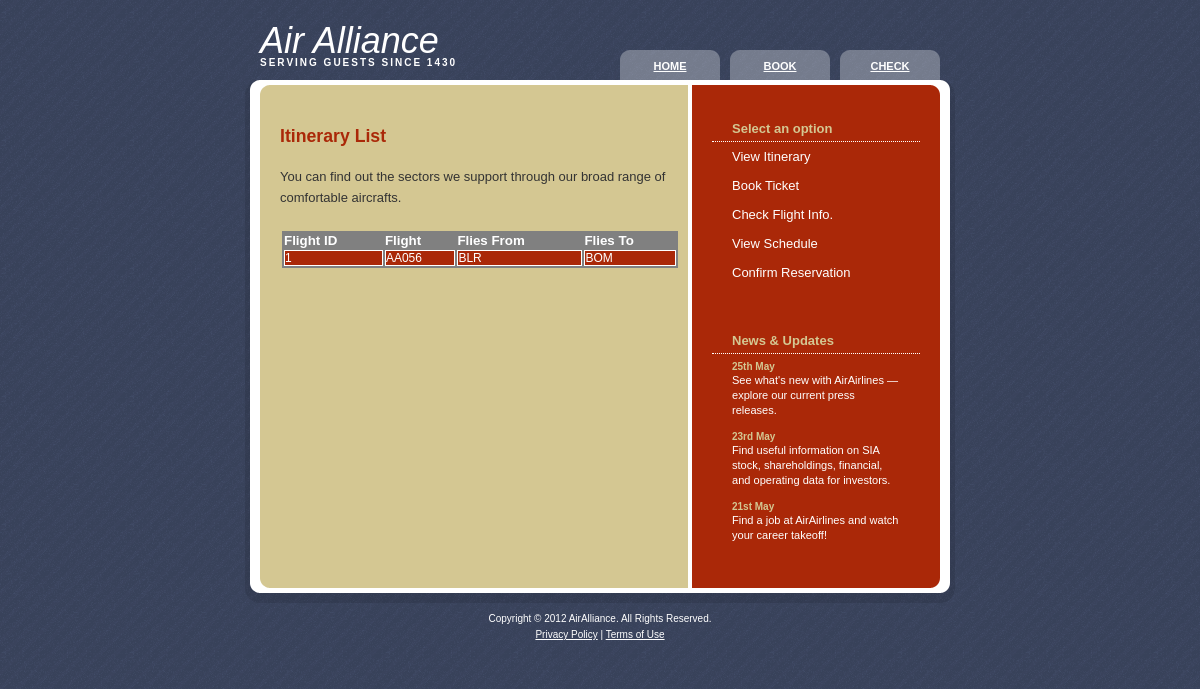
Page /flightinfo.php?FID=1 on the committed database.
### tables this page shows
CREATE TABLE IF NOT EXISTS `Flights` (
  `FID` int(11) NOT NULL,
  `FName` varchar(10) NOT NULL,
  `SourceSID` int(11) NOT NULL,
  `DestSID` int(11) NOT NULL,
  PRIMARY KEY  (`FID`)
);

CREATE TABLE IF NOT EXISTS `Sectors` (
  `SID` int(11) NOT NULL auto_increment,
  `Sector` varchar(10) NOT NULL,
  PRIMARY KEY  (`SID`),
  KEY `Sector` (`Sector`)
);

### itinerarymanager.php (called while the page is built, shortened)
<?php
include("classes/flight.php");
function initDB(){
    if(! isset($_SESSION['databaseURL'])){
            $query = "SELECT * FROM Sectors";
        }
    $databaseURL = $_SESSION['databaseURL'];
    $databaseUName = $_SESSION['databaseUName'];
    $databasePWord = $_SESSION['databasePWord'];
    $connection = mysql_connect($databaseURL,$databaseUName,$databasePWord);
    return $connection;
}
function getFlightInfo($FID){
    if($FID == 0){
            $query = "SELECT * FROM Flights";
        }
        else{
            $query = "SELECT * FROM Flights WHERE FID='".$FID."'";
        }
    $result = mysql_query($query);
    $flightID = 0;
    while($row = mysql_fetch_array($result)){
            $FID = $row['FID'];
            $FName = $row['FName'];
            $SourceSID = $row['SourceSID'];
            $DestSID = $row['DestSID'];
            $query2 = "SELECT * FROM Sectors WHERE SID='".$SourceSID."'";
            $result2 = mysql_query($query2);
            $row2 = mysql_fetch_array($result2);
            $source = $row2['Sector'];
            $query3 = "SELECT * FROM Sectors WHERE SID='".$DestSID."'";
            $result3 = mysql_query($query3);
            $row3 = mysql_fetch_array($result3);
            $dest= $row3['Sector'];
            $flight = new Flight();
            $flight->set_FID($FID);
            $flight->set_FName($FName);
            $flight->set_source($source);
            $flight->set_dest($dest);
            $flightData[$flightID] = $flight;
            $flightID = $flightID +1;
        }
    return $flightData;
}
?>

### classes/flight.php (called while the page is built)
<?php
class Flight {
    private $FID;
    private $fName;
    private $source;
    private $dest;
    function set_FID($FID) {
        $this->FID = $FID;
    }
    function set_FName($fName) {
        $this->fName = $fName;
    }
    function set_source($source) {
        $this->source = $source;
    }
    function set_dest($dest) {
        $this->dest = $dest;
    }
    function get_FID() {
        return $this->FID;
    }
    function get_FName() {
        return $this->fName;
    }
    function get_source() {
        return $this->source;
    }
    function get_dest() {
        return $this->dest;
    }
}
?>

### flightinfo.php (the view, shortened to what this page needs)
<!DOCTYPE html PUBLIC "-//W3C//DTD XHTML 1.0 Strict//EN" "http://www.w3.org/TR/xhtml1/DTD/xhtml1-strict.dtd">
<html xmlns="http://www.w3.org/1999/xhtml">
    <head>
        <link href="css/default.css" rel="stylesheet" type="text/css" />
    </head>
    <?php
        include("itinerarymanager.php");
        $FID=0;
        if(isset($_REQUEST["FID"])){
            $FID = $_REQUEST["FID"];
        }
    ?>
    <body>
        <div id="wrapper">
        <?php include 'include/header.php'; ?>
            <div id="page">
                <div id="content">
                    <div id="welcome">
                        <h1>Itinerary List</h1>
                        <p>
                            You can find out the sectors we support through our broad range of comfortable aircrafts.
                        </p>
                        <table class="aatable">
                            <tr>
                                <th>Flight ID</th>
                                <th>Flight</th>
                                <th>Flies From</th>
                                <th>Flies To</th>
                            </tr>
                            <?php
                            $flightData = getFlightInfo($FID);
                            for($index=0;$index < count($flightData);$index++){
                                $flight = $flightData[$index];
                                echo "<tr>";
                                echo "<td>".$flight->get_FID()."</td>";
                                echo "<td>".$flight->get_FName()."</td>";
                                echo "<td>".$flight->get_source()."</td>";
                                echo "<td>".$flight->get_dest()."</td>";
                                echo "</tr>";
                            }
                            ?>
                        </table>
                    </div>
                </div>
                <div id="sidebar">
                    <ul>
                        <?php include 'include/nav.php'; ?>
                            <?php include 'include/updates.php'; ?>
                    </ul>
                </div>
                <div style="clear: both; height: 1px"></div>
            </div>
                <?php include 'include/footer.php'; ?>
        </div>
    </body>
</html>

### css/default.css (style rules this page uses)
* { margin: 0; padding: 0; }
body { background: #D4C792 url(images/img01.gif); font-family: Arial, Helvetica, sans-serif; font-size: 13px; color: #333333; }
h1, h2, h3 { color: #AA2808; }
p, blockquote, ul, ol { margin-bottom: 20px; line-height: 1.6em; }
#page { width: 710px; margin: 0 auto; background: #D4C792 url(images/img04.gif) repeat-y; }
#content { float: left; width: 388px; padding: 30px 0 0 35px; }
#content h1, #content h2, #content h3 { margin-bottom: 20px; }
#content h1 { font-size: 136%; }
#sidebar { float: right; width: 208px; padding: 0 35px 0 0; }
#sidebar ul { margin: 0; padding: 0; list-style: none; line-height: normal; }
TABLE.aatable { font-family:arial; font-size:10pt; background-color:#808080; width:400px; border-style:solid; border-color:#D4C792; border-width:2px; }
TH { font-size:10pt; color:white; text-align:left; }
TD { font-size:9pt; background-color:#AA2808; color:white; border-style:solid; border-width:1px; text-align:left; }

### rows in the picture
flights: FID "1", FName "AA056"
sectors: Sector "BLR"
sectors: Sector "BOM"
